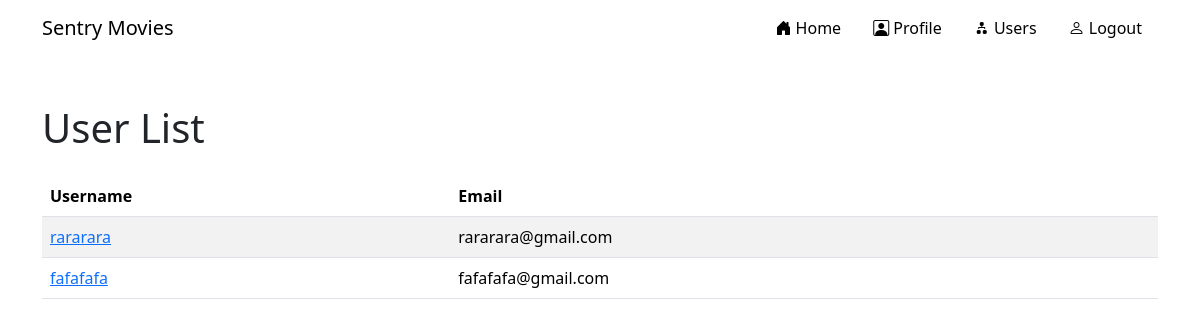
The app's page /users_page (signed in), older data.
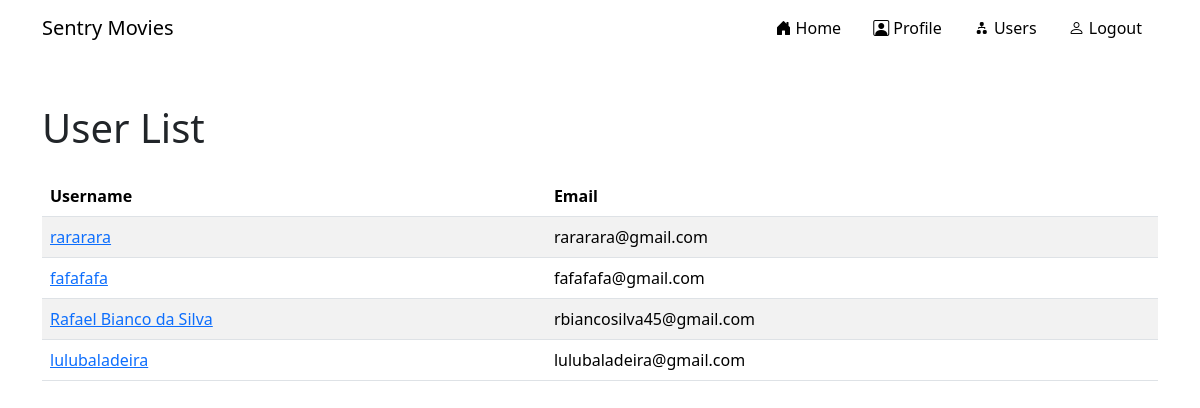
The same page, newer data.
### Project_Structure/models.py (models this page shows)
class User(db.Model, UserMixin):
    id = db.Column(db.Integer, primary_key=True)
    email = db.Column(db.String(150), unique=True)
    password = db.Column(db.String(150))
    username = db.Column(db.String(150))
    notes = db.relationship('List')

### Project_Structure/views.py (the view)
@views.route('/users_page', methods = ['GET', 'POST'])
@login_required
def users_page():
    users = User.query.all()
    return render_template("users_page.html", user = current_user, users = users, title="Users")

### Project_Structure/__init__.py (called while the page is built)
def init_app():
    app = Flask(__name__)
    app.secret_key = "TESTES3nTryMulTiW4y"
    app.config['SQLALCHEMY_DATABASE_URI'] = 'sqlite:///database.db'
    db.init_app(app)
    from .views import views
    from .auth import auth
    app.register_blueprint(views, url_prefix = '/')
    app.register_blueprint(auth, url_prefix = '/')
    from .models import User, Movie, List, ListMovies
    with app.app_context():
        db.create_all()
    login_manager = LoginManager()
    login_manager.login_view = 'views.login_page'
    login_manager.init_app(app)
    @login_manager.user_loader
    def user_id(id):
        return User.query.get(int(id))
    return app

### Project_Structure/templates/users_page.html
{% extends 'struct.html' %}
{% block users_page %}
    <div class="container mt-5">
        <h1 class="mb-4">User List</h1>
        <table class="table table-striped">
            <thead>
                <tr>
                    <th scope="col">Username</th>
                    <th scope="col">Email</th>
                </tr>
            </thead>
            <tbody>
                {% for user_i in users %}
                    {% if user_i.id != user.id %}
                        <tr>
                            <td><a href="{{ url_for('views.user_details', user_id = user_i.id)}}">{{user_i.username}}</a></td>
                            <td>{{user_i.email}}</td>
                        </tr>
                    {% endif %}
                {% endfor %}
            </tbody>
        </table>
    </div>
{% endblock users_page %}

Row changes from the older to the newer data that the page shows:
added User: username "Rafael Bianco da Silva", email "rbiancosilva45@gmail.com"
added User: username "lulubaladeira", email "lulubaladeira@gmail.com"
